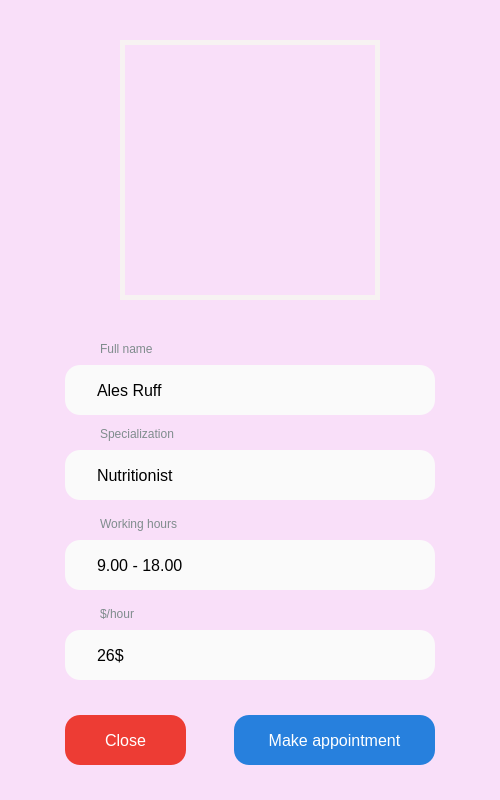
<?xml version="1.0" encoding="UTF-8"?>
<ui version="4.0">
 <class>MainWindow</class>
 <widget class="QMainWindow" name="MainWindow">
  <property name="enabled">
   <bool>true</bool>
  </property>
  <property name="geometry">
   <rect>
    <x>0</x>
    <y>0</y>
    <width>500</width>
    <height>800</height>
   </rect>
  </property>
  <property name="windowTitle">
   <string>MainWindow</string>
  </property>
  <property name="styleSheet">
   <string notr="true">background-color: #F9DFF9;</string>
  </property>
  <widget class="QWidget" name="centralwidget">
   <widget class="QLabel" name="label_1">
    <property name="geometry">
     <rect>
      <x>120</x>
      <y>40</y>
      <width>260</width>
      <height>260</height>
     </rect>
    </property>
    <property name="styleSheet">
     <string notr="true">border: 5px solid #f7f2f2</string>
    </property>
    <property name="text">
     <string/>
    </property>
    <property name="pixmap">
     <pixmap>profile.png</pixmap>
    </property>
   </widget>
   <widget class="QLineEdit" name="lineEdit_1">
    <property name="geometry">
     <rect>
      <x>65</x>
      <y>365</y>
      <width>370</width>
      <height>50</height>
     </rect>
    </property>
    <property name="styleSheet">
     <string notr="true">padding: 15px 30px;
font-size: 16px;
border-radius: 15px;
background: #FAFAFA;
border: none;</string>
    </property>
    <property name="text">
     <string>Ales Ruff</string>
    </property>
    <property name="readOnly">
     <bool>true</bool>
    </property>
   </widget>
   <widget class="QLabel" name="label_2">
    <property name="geometry">
     <rect>
      <x>100</x>
      <y>340</y>
      <width>101</width>
      <height>17</height>
     </rect>
    </property>
    <property name="styleSheet">
     <string notr="true">color:#7f8c8d</string>
    </property>
    <property name="text">
     <string>Full name</string>
    </property>
   </widget>
   <widget class="QPushButton" name="pushButton_1">
    <property name="geometry">
     <rect>
      <x>65</x>
      <y>715</y>
      <width>121</width>
      <height>50</height>
     </rect>
    </property>
    <property name="styleSheet">
     <string notr="true">QPushButton {
  padding: 15px 30px;
  font-size: 16px;
  border-radius: 15px;
  background: #ED3C34;
  border: none;
  text-align: center;
  color: #fff;
}

QPushButton:pressed {
  background: #AA2823;
}</string>
    </property>
    <property name="text">
     <string>Close</string>
    </property>
   </widget>
   <widget class="QLabel" name="label_3">
    <property name="geometry">
     <rect>
      <x>100</x>
      <y>425</y>
      <width>101</width>
      <height>17</height>
     </rect>
    </property>
    <property name="styleSheet">
     <string notr="true">color:#7f8c8d</string>
    </property>
    <property name="text">
     <string>Specialization</string>
    </property>
   </widget>
   <widget class="QLineEdit" name="lineEdit_2">
    <property name="geometry">
     <rect>
      <x>65</x>
      <y>450</y>
      <width>370</width>
      <height>50</height>
     </rect>
    </property>
    <property name="styleSheet">
     <string notr="true">padding: 15px 30px;
font-size: 16px;
border-radius: 15px;
background: #FAFAFA;
border: none;</string>
    </property>
    <property name="text">
     <string>Nutritionist</string>
    </property>
    <property name="readOnly">
     <bool>true</bool>
    </property>
   </widget>
   <widget class="QLabel" name="label_4">
    <property name="geometry">
     <rect>
      <x>100</x>
      <y>515</y>
      <width>101</width>
      <height>17</height>
     </rect>
    </property>
    <property name="styleSheet">
     <string notr="true">color:#7f8c8d</string>
    </property>
    <property name="text">
     <string>Working hours</string>
    </property>
   </widget>
   <widget class="QLineEdit" name="lineEdit_3">
    <property name="geometry">
     <rect>
      <x>65</x>
      <y>540</y>
      <width>370</width>
      <height>50</height>
     </rect>
    </property>
    <property name="styleSheet">
     <string notr="true">padding: 15px 30px;
font-size: 16px;
border-radius: 15px;
background: #FAFAFA;
border: none;</string>
    </property>
    <property name="text">
     <string>9.00 - 18.00</string>
    </property>
    <property name="readOnly">
     <bool>true</bool>
    </property>
   </widget>
   <widget class="QLabel" name="label_5">
    <property name="geometry">
     <rect>
      <x>100</x>
      <y>605</y>
      <width>101</width>
      <height>17</height>
     </rect>
    </property>
    <property name="styleSheet">
     <string notr="true">color:#7f8c8d</string>
    </property>
    <property name="text">
     <string>$/hour</string>
    </property>
   </widget>
   <widget class="QLineEdit" name="lineEdit_4">
    <property name="geometry">
     <rect>
      <x>65</x>
      <y>630</y>
      <width>370</width>
      <height>50</height>
     </rect>
    </property>
    <property name="styleSheet">
     <string notr="true">padding: 15px 30px;
font-size: 16px;
border-radius: 15px;
background: #FAFAFA;
border: none;</string>
    </property>
    <property name="text">
     <string>26$</string>
    </property>
    <property name="readOnly">
     <bool>true</bool>
    </property>
   </widget>
   <widget class="QPushButton" name="pushButton_2">
    <property name="geometry">
     <rect>
      <x>234</x>
      <y>715</y>
      <width>201</width>
      <height>50</height>
     </rect>
    </property>
    <property name="styleSheet">
     <string notr="true">QPushButton {
  padding: 15px 30px;
  font-size: 16px;
  border-radius: 15px;
  background: #2780DD;
  border: none;
  text-align: center;
  color: #fff;
}

QPushButton:pressed {
  background: #2B5DAA;
}</string>
    </property>
    <property name="text">
     <string>Make appointment</string>
    </property>
   </widget>
  </widget>
 </widget>
 <resources/>
 <connections/>
</ui>
